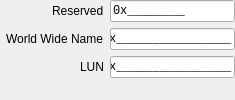
     <widget class="QWidget" name="fibre_channel_tab">
      <attribute name="icon">
       <iconset theme="network-wired"/>
      </attribute>
      <attribute name="title">
       <string>Fibre Channel</string>
      </attribute>
      <attribute name="toolTip">
       <string>Fibre Channel Settings</string>
      </attribute>
      <attribute name="whatsThis">
       <string>&lt;html&gt;&lt;head/&gt;&lt;body&gt;&lt;p&gt;Fibre Channel Settings&lt;/p&gt;&lt;/body&gt;&lt;/html&gt;</string>
      </attribute>
      <layout class="QFormLayout" name="fibre_channel_layout">
       <property name="fieldGrowthPolicy">
        <enum>QFormLayout::FieldGrowthPolicy::ExpandingFieldsGrow</enum>
       </property>
       <property name="labelAlignment">
        <set>Qt::AlignmentFlag::AlignRight|Qt::AlignmentFlag::AlignTrailing|Qt::AlignmentFlag::AlignVCenter</set>
       </property>
       <property name="leftMargin">
        <number>6</number>
       </property>
       <property name="topMargin">
        <number>0</number>
       </property>
       <property name="rightMargin">
        <number>0</number>
       </property>
       <property name="bottomMargin">
        <number>0</number>
       </property>
       <item row="0" column="0">
        <widget class="QLabel" name="fibre_channel_reserved_label">
         <property name="toolTip">
          <string>Reserved.</string>
         </property>
         <property name="statusTip">
          <string>Reserved</string>
         </property>
         <property name="whatsThis">
          <string>&lt;html&gt;&lt;head/&gt;&lt;body&gt;&lt;p&gt;Reserved.&lt;/p&gt;&lt;/body&gt;&lt;/html&gt;</string>
         </property>
         <property name="text">
          <string>Reserved</string>
         </property>
        </widget>
       </item>
       <item row="0" column="1">
        <widget class="QLineEdit" name="fibre_channel_reserved">
         <property name="font">
          <font>
           <family>Monospace</family>
          </font>
         </property>
         <property name="toolTip">
          <string>Reserved.</string>
         </property>
         <property name="statusTip">
          <string>Reserved</string>
         </property>
         <property name="whatsThis">
          <string>&lt;html&gt;&lt;head/&gt;&lt;body&gt;&lt;p&gt;Reserved.&lt;/p&gt;&lt;/body&gt;&lt;/html&gt;</string>
         </property>
         <property name="inputMask">
          <string notr="true">&lt;\0\xHHHHHHHH;_</string>
         </property>
         <property name="text">
          <string notr="true">0x</string>
         </property>
        </widget>
       </item>
       <item row="1" column="0">
        <widget class="QLabel" name="fibre_channel_world_wide_name_label">
         <property name="toolTip">
          <string>Fibre Channel World Wide Name.</string>
         </property>
         <property name="statusTip">
          <string>World Wide Name</string>
         </property>
         <property name="whatsThis">
          <string>&lt;html&gt;&lt;head/&gt;&lt;body&gt;&lt;p&gt;Fibre Channel World Wide Name.&lt;/p&gt;&lt;/body&gt;&lt;/html&gt;</string>
         </property>
         <property name="text">
          <string>World Wide Name</string>
         </property>
        </widget>
       </item>
       <item row="1" column="1">
        <widget class="QLineEdit" name="fibre_channel_world_wide_name">
         <property name="font">
          <font>
           <family>Monospace</family>
          </font>
         </property>
         <property name="toolTip">
          <string>Fibre Channel World Wide Name.</string>
         </property>
         <property name="statusTip">
          <string>World Wide Name</string>
         </property>
         <property name="whatsThis">
          <string>&lt;html&gt;&lt;head/&gt;&lt;body&gt;&lt;p&gt;Fibre Channel World Wide Name.&lt;/p&gt;&lt;/body&gt;&lt;/html&gt;</string>
         </property>
         <property name="inputMask">
          <string notr="true">&lt;\0\xHHHHHHHHHHHHHHHH;_</string>
         </property>
         <property name="text">
          <string notr="true">0x</string>
         </property>
        </widget>
       </item>
       <item row="2" column="0">
        <widget class="QLabel" name="fibre_channel_lun_label">
         <property name="toolTip">
          <string>Fibre Channel Logical Unit Number.</string>
         </property>
         <property name="statusTip">
          <string>LUN</string>
         </property>
         <property name="whatsThis">
          <string>&lt;html&gt;&lt;head/&gt;&lt;body&gt;&lt;p&gt;Fibre Channel Logical Unit Number.&lt;/p&gt;&lt;/body&gt;&lt;/html&gt;</string>
         </property>
         <property name="text">
          <string>LUN</string>
         </property>
        </widget>
       </item>
       <item row="2" column="1">
        <widget class="QLineEdit" name="fibre_channel_lun">
         <property name="font">
          <font>
           <family>Monospace</family>
          </font>
         </property>
         <property name="toolTip">
          <string>Fibre Channel Logical Unit Number.</string>
         </property>
         <property name="statusTip">
          <string>LUN</string>
         </property>
         <property name="whatsThis">
          <string>&lt;html&gt;&lt;head/&gt;&lt;body&gt;&lt;p&gt;Fibre Channel Logical Unit Number.&lt;/p&gt;&lt;/body&gt;&lt;/html&gt;</string>
         </property>
         <property name="inputMask">
          <string notr="true">&lt;\0\xHHHHHHHHHHHHHHHH;_</string>
         </property>
         <property name="text">
          <string notr="true">0x</string>
         </property>
        </widget>
       </item>
      </layout>
     </widget>
